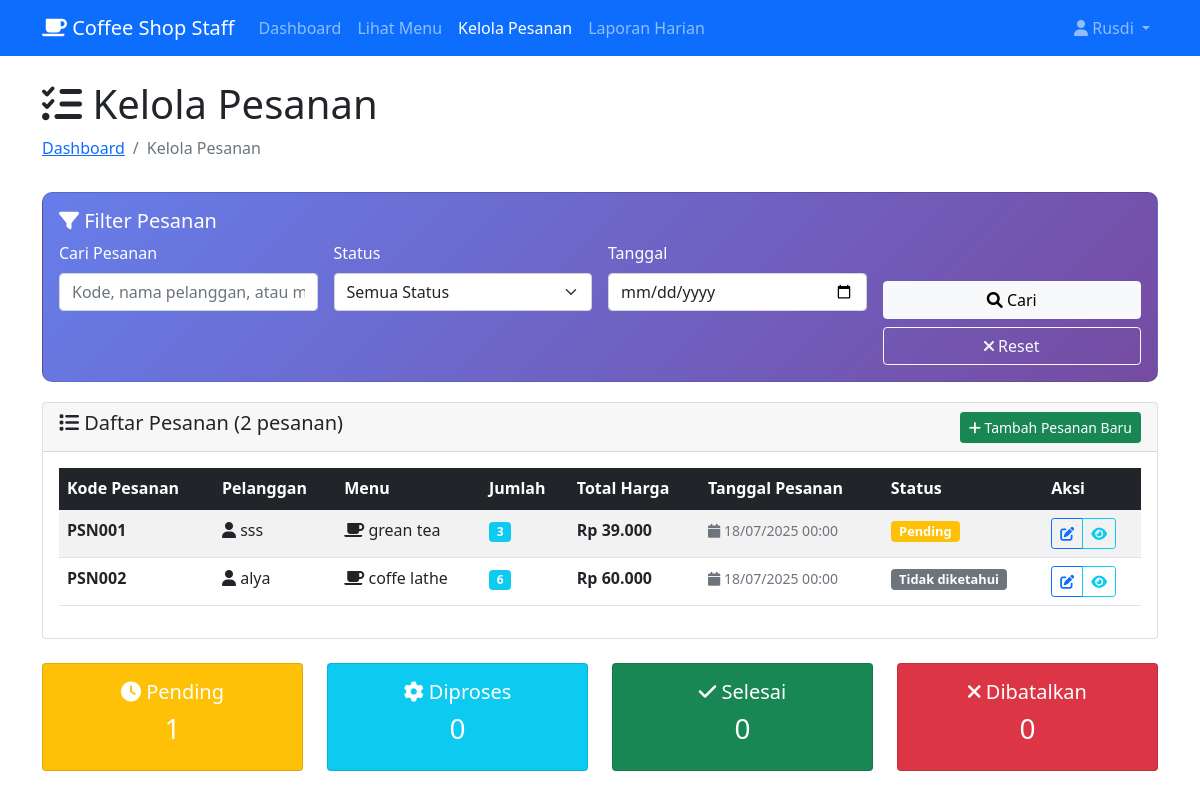
The app's page /karyawan/detail_pesanan.php (signed in) with its own data.
### tables this page shows
CREATE TABLE `pesanan` (
  `kode_pesanan` varchar(225) NOT NULL,
  `nama_pelanggan` varchar(100) NOT NULL,
  `kode_menu` varchar(255) NOT NULL,
  `total_harga` decimal(10,2) NOT NULL,
  `tgl_pesanan` datetime NOT NULL,
  `jumlah` int NOT NULL,
  `status_pesanan` varchar(50) DEFAULT NULL
);

CREATE TABLE `menu` (
  `kode_menu` varchar(20) NOT NULL,
  `nama_menu` varchar(100) NOT NULL,
  `kategori` enum('Coffe','Non Coffe') NOT NULL,
  `harga` int NOT NULL,
  `status` enum('available','unavailable','discontinued') DEFAULT 'available',
  `created_at` timestamp NULL DEFAULT CURRENT_TIMESTAMP,
  `stok` int NOT NULL DEFAULT '0'
);

### karyawan/detail_pesanan.php (the view, shortened to what this page needs)
<?php
$database = new Database();
$db = $database->getConnection();
$date_filter = $_GET['date'] ?? '';
$search = isset($_GET['search']) ? trim($_GET['search']) : '';
$query = "SELECT p.*, m.nama_menu
          FROM pesanan p
          LEFT JOIN menu m ON p.kode_menu = m.kode_menu
          WHERE 1=1";
$params = [];
$query .= " ORDER BY p.tgl_pesanan DESC";
$stmt = $db->prepare($query);
$stmt->execute($params);
$orders = $stmt->fetchAll(PDO::FETCH_ASSOC);
$status_options = [
    'pending' => 'Pending',
    'proses' => 'Diproses',
    'selesai' => 'Selesai',
    'batal' => 'Dibatalkan'
];
?>
<!DOCTYPE html>
<html lang="id">
<head>
    <link href="https://cdn.jsdelivr.net/npm/bootstrap@5.1.3/dist/css/bootstrap.min.css" rel="stylesheet" />
    <link href="https://cdnjs.cloudflare.com/ajax/libs/font-awesome/6.0.0/css/all.min.css" rel="stylesheet" />
</head>
<body>
    <nav class="navbar navbar-expand-lg navbar-dark bg-primary">
        <div class="container">
            <a class="navbar-brand" href="dashboard.php">
                <i class="fas fa-coffee"></i> Coffee Shop Staff
            </a>
            <div class="collapse navbar-collapse" id="navbarNav">
                <ul class="navbar-nav me-auto">
                    <li class="nav-item"><a class="nav-link" href="dashboard.php">Dashboard</a></li>
                    <li class="nav-item"><a class="nav-link" href="view_menu.php">Lihat Menu</a></li>
                    <li class="nav-item"><a class="nav-link active" href="pesan_minuman.php">Kelola Pesanan</a></li>
                    <li class="nav-item"><a class="nav-link" href="laporan_harian.php">Laporan Harian</a></li>
                </ul>
                <ul class="navbar-nav">
                    <li class="nav-item dropdown">
                        <a class="nav-link dropdown-toggle" href="#" id="navbarDropdown" role="button"
                           data-bs-toggle="dropdown">
                            <i class="fas fa-user"></i> <?php echo htmlspecialchars($_SESSION['staff_nama'] ?? 'Staff'); ?>
                        </a>
                    </li>
                </ul>
            </div>
        </div>
    </nav>
    <div class="container mt-4">
        <div class="row mb-3">
            <div class="col-md-12">
                <h1><i class="fas fa-tasks"></i> Kelola Pesanan</h1>
                <nav aria-label="breadcrumb">
                    <ol class="breadcrumb">
                        <li class="breadcrumb-item"><a href="dashboard.php">Dashboard</a></li>
                        <li class="breadcrumb-item active" aria-current="page">Kelola Pesanan</li>
                    </ol>
                </nav>
            </div>
        </div>
        <div class="card filter-card">
            <div class="card-body">
                <h5><i class="fas fa-filter"></i> Filter Pesanan</h5>
                <form method="GET" class="row g-3">
                    <div class="col-md-3">
                        <label class="form-label">Cari Pesanan</label>
                        <input type="text" class="form-control" name="search"
                               placeholder="Kode, nama pelanggan, atau menu..."
                               value="<?php echo htmlspecialchars($search); ?>">
                    </div>
                    <div class="col-md-3">
                        <label class="form-label">Status</label>
                        <select class="form-select" name="status">
                            <option value="">Semua Status</option>
                        </select>
                    </div>
                    <div class="col-md-3">
                        <label class="form-label">Tanggal</label>
                        <input type="date" class="form-control" name="date"
                               value="<?php echo htmlspecialchars($date_filter); ?>">
                    </div>
                    <div class="col-md-3 d-grid gap-2">
                        <label class="form-label">&nbsp;</label>
                        <button type="submit" class="btn btn-light">
                            <i class="fas fa-search"></i> Cari
                        </button>
                        <a href="handle_orders.php" class="btn btn-outline-light">
                            <i class="fas fa-times"></i> Reset
                        </a>
                    </div>
                </form>
            </div>
        </div>
        <div class="card mb-4">
            <div class="card-header d-flex justify-content-between align-items-center">
                <h5><i class="fas fa-list"></i> Daftar Pesanan (<?php echo count($orders); ?> pesanan)</h5>
                <a href="pesan_minuman.php" class="btn btn-success btn-sm">
                    <i class="fas fa-plus"></i> Tambah Pesanan Baru
                </a>
            </div>
            <div class="card-body">
                <?php if (empty($orders)): ?>
                    <div class="alert alert-info text-center">
                        <i class="fas fa-info-circle fa-3x mb-3"></i>
                        <h4>Tidak ada pesanan ditemukan</h4>
                        <p>Silakan ubah filter atau tambah pesanan baru.</p>
                    </div>
                <?php else: ?>
                    <div class="table-responsive">
                        <table class="table table-striped table-hover">
                            <thead class="table-dark">
                            <tr>
                                <th>Kode Pesanan</th>
                                <th>Pelanggan</th>
                                <th>Menu</th>
                                <th>Jumlah</th>
                                <th>Total Harga</th>
                                <th>Tanggal Pesanan</th>
                                <th>Status</th>
                                <th>Aksi</th>
                            </tr>
                            </thead>
                            <tbody>
                            <?php foreach ($orders as $order): ?>
                                <?php
                                $kode = isset($order['kode_pesanan']) ? $order['kode_pesanan'] : '';
                                $pelanggan = isset($order['nama_pelanggan']) ? $order['nama_pelanggan'] : '';
                                $menu = isset($order['nama_menu']) ? $order['nama_menu'] : '';
                                $jumlah = isset($order['jumlah']) ? (int)$order['jumlah'] : 0;
                                $total_harga = isset($order['total_harga']) ? (int)$order['total_harga'] : 0;
                                $tgl_pesanan_raw = isset($order['tgl_pesanan']) ? $order['tgl_pesanan'] : '';
                                $tgl_pesanan = $tgl_pesanan_raw ? date('d/m/Y H:i', strtotime($tgl_pesanan_raw)) : '';
                                $status_pesanan = isset($order['status_pesanan']) ? $order['status_pesanan'] : '';
                                $status_class = 'secondary';
                                switch ($status_pesanan) {
                                    case 'pending': $status_class = 'warning'; break;
                                }
                                $status_label = $status_options[$status_pesanan] ?? 'Tidak diketahui';
                                ?>
                                <tr>
                                    <td><strong><?php echo htmlspecialchars($kode); ?></strong></td>
                                    <td><i class="fas fa-user"></i> <?php echo htmlspecialchars($pelanggan); ?></td>
                                    <td><i class="fas fa-coffee"></i> <?php echo htmlspecialchars($menu); ?></td>
                                    <td><span class="badge bg-info"><?php echo number_format($jumlah); ?></span></td>
                                    <td><strong>Rp <?php echo number_format($total_harga, 0, ',', '.'); ?></strong></td>
                                    <td><small class="text-muted"><i class="fas fa-calendar"></i> <?php echo htmlspecialchars($tgl_pesanan); ?></small></td>
                                    <td><span class="badge bg-<?php echo $status_class; ?> status-badge"><?php echo htmlspecialchars($status_label); ?></span></td>
                                    <td>
                                        <div class="btn-group" role="group">
                                            <button type="button" class="btn btn-sm btn-outline-primary"
                                                    data-bs-toggle="modal" data-bs-target="#updateStatusModal"
                                                    onclick="setUpdateModal('<?php echo addslashes($kode); ?>', '<?php echo addslashes($status_pesanan); ?>')">
                                                <i class="fas fa-edit"></i>
                                            </button>
                                            <button type="button" class="btn btn-sm btn-outline-info" data-bs-toggle="modal"
                                                    data-bs-target="#detailModal"
                                                    onclick="showDetail('<?php echo addslashes($kode); ?>', '<?php echo addslashes(htmlspecialchars($pelanggan)); ?>', '<?php echo addslashes(htmlspecialchars($menu)); ?>', '<?php echo addslashes($jumlah); ?>', '<?php echo addslashes($total_harga); ?>', '<?php echo addslashes($tgl_pesanan); ?>', '<?php echo addslashes(htmlspecialchars($status_label)); ?>')">
                                                <i class="fas fa-eye"></i>
                                            </button>
                                        </div>
                                    </td>
                                </tr>
                            <?php endforeach; ?>
                            </tbody>
                        </table>
                    </div>
                <?php endif; ?>
            </div>
        </div>
        <div class="row mt-4">
            <?php
            $stats = [
                'pending' => 0,
                'proses' => 0,
                'selesai' => 0,
                'batal' => 0
            ];
            foreach ($orders as $o) {
                $st = $o['status_pesanan'] ?? '';
                if (isset($stats[$st])) {
                    $stats[$st]++;
                }
            }
            ?>
            <div class="col-md-3">
                <div class="card text-center bg-warning text-white">
                    <div class="card-body">
                        <h5><i class="fas fa-clock"></i> Pending</h5>
                        <h3><?php echo $stats['pending']; ?></h3>
                    </div>
                </div>
            </div>
            <div class="col-md-3">
                <div class="card text-center bg-info text-white">
                    <div class="card-body">
                        <h5><i class="fas fa-cog"></i> Diproses</h5>
                        <h3><?php echo $stats['proses']; ?></h3>
                    </div>
                </div>
            </div>
            <div class="col-md-3">
                <div class="card text-center bg-success text-white">
                    <div class="card-body">
                        <h5><i class="fas fa-check"></i> Selesai</h5>
                        <h3><?php echo $stats['selesai']; ?></h3>
                    </div>
                </div>
            </div>
            <div class="col-md-3">
                <div class="card text-center bg-danger text-white">
                    <div class="card-body">
                        <h5><i class="fas fa-times"></i> Dibatalkan</h5>
                        <h3><?php echo $stats['batal']; ?></h3>
                    </div>
                </div>
            </div>
        </div>
    </div>
</body>
</html>

### karyawan/detail_pesanan.php (style rules this page uses)
.status-badge { font-size: 0.8em; }
.filter-card { background: linear-gradient(135deg, #667eea 0%, #764ba2 100%); color: white; border-radius: 10px; margin-bottom: 20px; }

### records on screen
pesanan: kode_pesanan "PSN001", nama_pelanggan "sss", kode_menu.nama_menu "grean tea", jumlah "3", total_harga "39.000", tgl_pesanan "18/07/2025 00:00", status_pesanan "Pending"
pesanan: kode_pesanan "PSN002", nama_pelanggan "alya", kode_menu.nama_menu "coffe lathe", jumlah "6", total_harga "60.000", tgl_pesanan "18/07/2025 00:00", status_pesanan "Tidak diketahui"

### other values on screen
$_SESSION['staff_nama'] "Rusdi"
count($orders) "2"
$stats['pending'] "1"
$stats['proses'] "0"
$stats['selesai'] "0"
$stats['batal'] "0"
